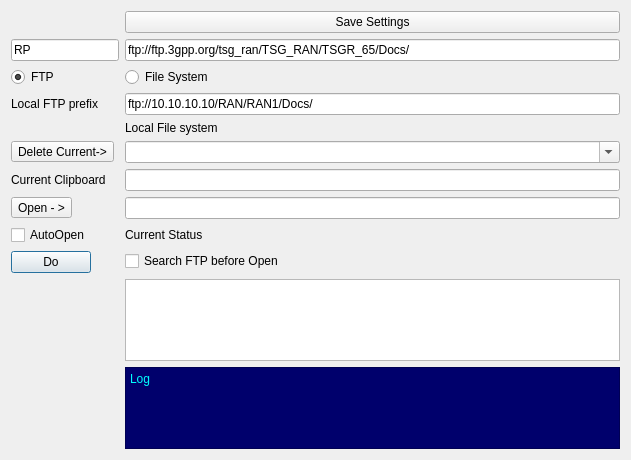
<?xml version="1.0" encoding="UTF-8"?>
<ui version="4.0">
 <class>Dialog</class>
 <widget class="QDialog" name="Dialog">
  <property name="geometry">
   <rect>
    <x>0</x>
    <y>0</y>
    <width>631</width>
    <height>460</height>
   </rect>
  </property>
  <property name="windowTitle">
   <string>Dialog</string>
  </property>
  <layout class="QFormLayout" name="formLayout">
   <item row="3" column="0">
    <widget class="QLabel" name="label">
     <property name="text">
      <string>Local FTP prefix</string>
     </property>
    </widget>
   </item>
   <item row="7" column="0">
    <widget class="QLabel" name="label_2">
     <property name="text">
      <string>Current Clipboard</string>
     </property>
    </widget>
   </item>
   <item row="12" column="0">
    <widget class="QPushButton" name="btnToTray">
     <property name="text">
      <string>Do</string>
     </property>
    </widget>
   </item>
   <item row="3" column="1">
    <widget class="QLineEdit" name="linePrefix">
     <property name="text">
      <string>ftp://10.10.10.10/RAN/RAN1/Docs/</string>
     </property>
    </widget>
   </item>
   <item row="7" column="1">
    <widget class="QLineEdit" name="lineClipboard"/>
   </item>
   <item row="10" column="1">
    <widget class="QLineEdit" name="lineOutput"/>
   </item>
   <item row="11" column="0">
    <widget class="QCheckBox" name="chkOpen">
     <property name="text">
      <string>AutoOpen</string>
     </property>
    </widget>
   </item>
   <item row="1" column="1">
    <widget class="QLineEdit" name="lineRP">
     <property name="text">
      <string>ftp://ftp.3gpp.org/tsg_ran/TSG_RAN/TSGR_65/Docs/</string>
     </property>
    </widget>
   </item>
   <item row="1" column="0">
    <widget class="QLineEdit" name="lineRPType">
     <property name="text">
      <string>RP</string>
     </property>
    </widget>
   </item>
   <item row="10" column="0">
    <widget class="QToolButton" name="toolButton">
     <property name="text">
      <string>Open - &gt;</string>
     </property>
    </widget>
   </item>
   <item row="2" column="0">
    <widget class="QRadioButton" name="radFTP">
     <property name="text">
      <string>FTP</string>
     </property>
     <property name="checked">
      <bool>true</bool>
     </property>
    </widget>
   </item>
   <item row="2" column="1">
    <widget class="QRadioButton" name="radFile">
     <property name="text">
      <string>File System</string>
     </property>
    </widget>
   </item>
   <item row="11" column="1">
    <widget class="QLabel" name="lblStatus">
     <property name="text">
      <string>Current Status</string>
     </property>
    </widget>
   </item>
   <item row="0" column="1">
    <widget class="QPushButton" name="pushButton">
     <property name="text">
      <string>Save Settings</string>
     </property>
    </widget>
   </item>
   <item row="13" column="1">
    <widget class="QListWidget" name="listFiles"/>
   </item>
   <item row="14" column="1">
    <widget class="QTextBrowser" name="textBrowser">
     <property name="styleSheet">
      <string notr="true">background-color: rgb(0, 0, 108);
color: rgb(0, 255, 255);</string>
     </property>
     <property name="html">
      <string>&lt;!DOCTYPE HTML PUBLIC &quot;-//W3C//DTD HTML 4.0//EN&quot; &quot;http://www.w3.org/TR/REC-html40/strict.dtd&quot;&gt;
&lt;html&gt;&lt;head&gt;&lt;meta name=&quot;qrichtext&quot; content=&quot;1&quot; /&gt;&lt;style type=&quot;text/css&quot;&gt;
p, li { white-space: pre-wrap; }
&lt;/style&gt;&lt;/head&gt;&lt;body style=&quot; font-family:'Sans Serif'; font-size:9pt; font-weight:400; font-style:normal;&quot;&gt;
&lt;p style=&quot; margin-top:0px; margin-bottom:0px; margin-left:0px; margin-right:0px; -qt-block-indent:0; text-indent:0px;&quot;&gt;Log&lt;/p&gt;&lt;/body&gt;&lt;/html&gt;</string>
     </property>
    </widget>
   </item>
   <item row="5" column="1">
    <widget class="QComboBox" name="cmbPathLists">
     <property name="sizePolicy">
      <sizepolicy hsizetype="Expanding" vsizetype="Fixed">
       <horstretch>0</horstretch>
       <verstretch>0</verstretch>
      </sizepolicy>
     </property>
     <property name="editable">
      <bool>true</bool>
     </property>
    </widget>
   </item>
   <item row="5" column="0">
    <widget class="QToolButton" name="toolButton_2">
     <property name="text">
      <string>Delete Current-&gt;</string>
     </property>
    </widget>
   </item>
   <item row="4" column="1">
    <widget class="QLabel" name="label_3">
     <property name="text">
      <string>Local File system</string>
     </property>
    </widget>
   </item>
   <item row="12" column="1">
    <widget class="QCheckBox" name="chkSearchFTP">
     <property name="text">
      <string>Search FTP before Open</string>
     </property>
    </widget>
   </item>
  </layout>
  <action name="actionConvertFTP">
   <property name="text">
    <string>Local FTP link</string>
   </property>
   <property name="toolTip">
    <string>Local FTP link</string>
   </property>
  </action>
  <action name="actionQuit">
   <property name="text">
    <string>Quit</string>
   </property>
  </action>
 </widget>
 <layoutdefault spacing="6" margin="11"/>
 <resources/>
 <connections/>
</ui>
